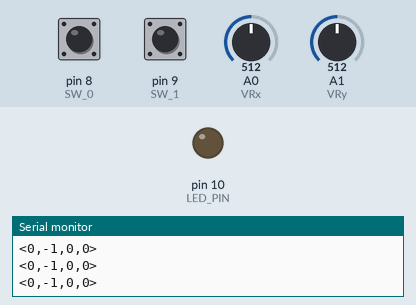
This sketch was run on a simulated Arduino Uno, built with avr-gcc and run on an emulated ATmega328P. On the bench: output pins drawn as LEDs (lit = HIGH), the last lines printed to the serial monitor. Inputs (shaded band) come from the test bench; at power-on: pin 8 (SW_0) LOW, pin 9 (SW_1) LOW, A0 (VRx) = 512, A1 (VRy) = 512.

Above: at 1.2 s.
1.3 s: pin 8 (SW_0) pulled HIGH for 0.15 s
At 1.37 s:
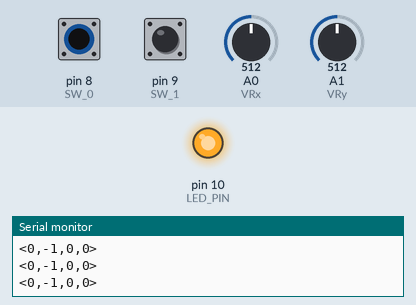
2.9 s: pin 8 (SW_0) pulled HIGH for 3.2 s
At 7.5 s:
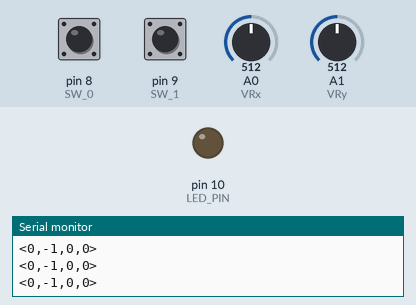
Timing chart, 0 to 9.0 s (numbered marks = the images above; inputs shaded):
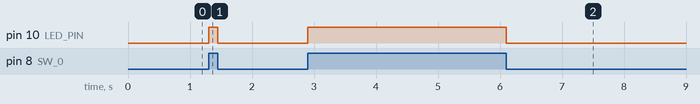

Measured:
- after the input at 1.3 s, pin 10 (LED_PIN): LOW → HIGH at once, → LOW 0.15 s later
- after the input at 2.9 s, pin 10 (LED_PIN): LOW → HIGH at once, → LOW 3.2 s later

The sketch:

rc_joy.ino
```cpp
#include <SoftwareSerial.h>

int VRx = A0;  // turning commands
int VRy = A1;  // forward velocity commands
int SW_0 = 8;  //  switch digital pin, turn rc on
int SW_1 = 9;  //  switch digital pin, TBD
int LED_PIN = 10;
int xPosition = 0;
int yPosition = 0;
int sw0_state = 0;
int sw1_state = 0;
int mapX = 0;
int mapY = 0;
int constrainX = 0;
int constrainY = 0;

int timecom = 0;
int datatime = millis();

void setup() {
  // initialize serial communication at 9600 bits per second:
  Serial.begin(9600);
  pinMode(VRx, INPUT);
  pinMode(VRy, INPUT);
  pinMode(LED_PIN, OUTPUT);
}

void loop() {
  // read the input on analog pin 0:
  xPosition = analogRead(VRx);
  yPosition = analogRead(VRy);  // flipping sign so 0 is left
  //Serial.print(xPosition);
  //Serial.print(",");
  //Serial.println(yPosition);
  sw0_state = digitalRead(SW_0);
  if (sw0_state == 1)
  {
    digitalWrite(LED_PIN, HIGH);
  }
  else{
    digitalWrite(LED_PIN, LOW);
    }
  sw1_state = digitalRead(SW_1);
  mapX = map(xPosition, 0, 1023, -512, 512);
  mapY = map(yPosition, 1023, 0, -512, 512);
  constrainX = constrain(mapX, -512, 512);
  constrainY = constrain(mapY, -512, 512);
  delay (10);

  timecom = millis() - datatime;//contol data transfer rate

  if (timecom>200){
    Serial.print("<");
    Serial.print(constrainX);
    Serial.print(",");
    Serial.print(constrainY);
    Serial.print(",");
    Serial.print(sw0_state);
    Serial.print(",");
    Serial.print(sw1_state);
    Serial.println(">");
    //Serial.print("Controls sent");

    datatime = millis();        // delay in between reads for stability
  }

}
```
